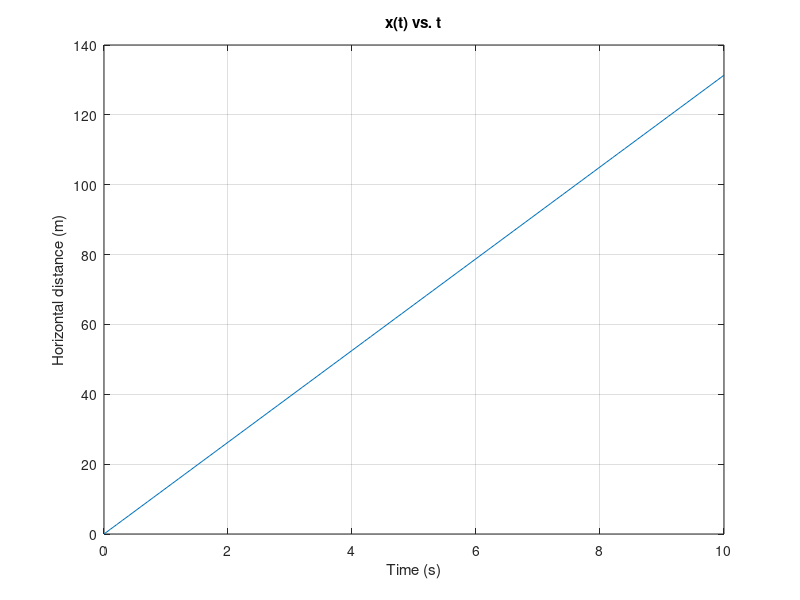
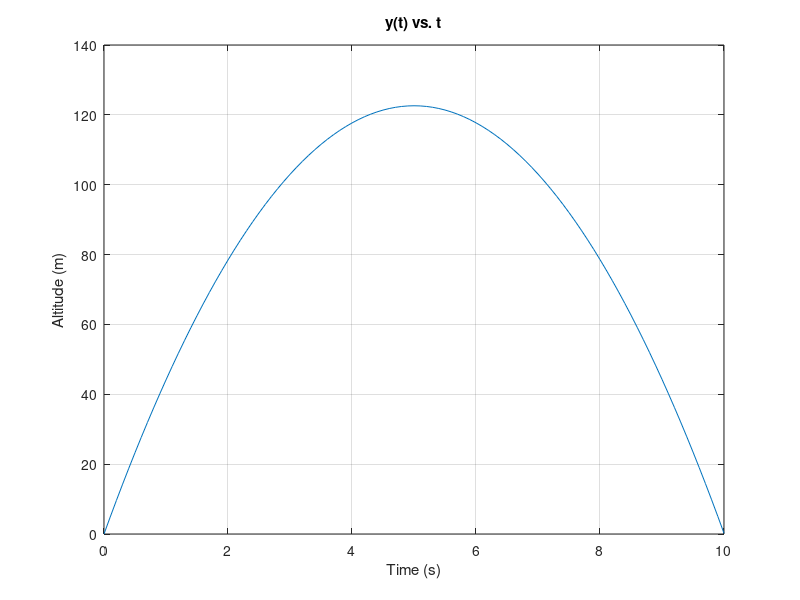

These figures' MATLAB source, in order:
clc % clears commands, outputs, etc in command window
clear % clears all stored data in workspace
close all % closes all other windows like figure window

t = 0:0.1:10; % time steps
g = 9.8; % acceleration due to gravity
v0 = 50.75; % initial velocity of projectile
theta0 = 5*pi/12; % projectile launching angle
y0 = 0; % initial value of y (initial condition)
x0 = 0; % initial value of x (initial condition)

y = y0 - (1/2)*g*t.^2 + (v0 * sin(theta0))*t;
x = x0 + (v0 * cos(theta0)).*t;

figure % creates a new figure
plot(t,x)
title('x(t) vs. t')
xlabel('Time (s)')
ylabel('Horizontal distance (m)')
grid on

figure % creates a new figure
plot(t,y);
title('y(t) vs. t')
xlabel('Time (s)')
ylabel('Altitude (m)')
grid on